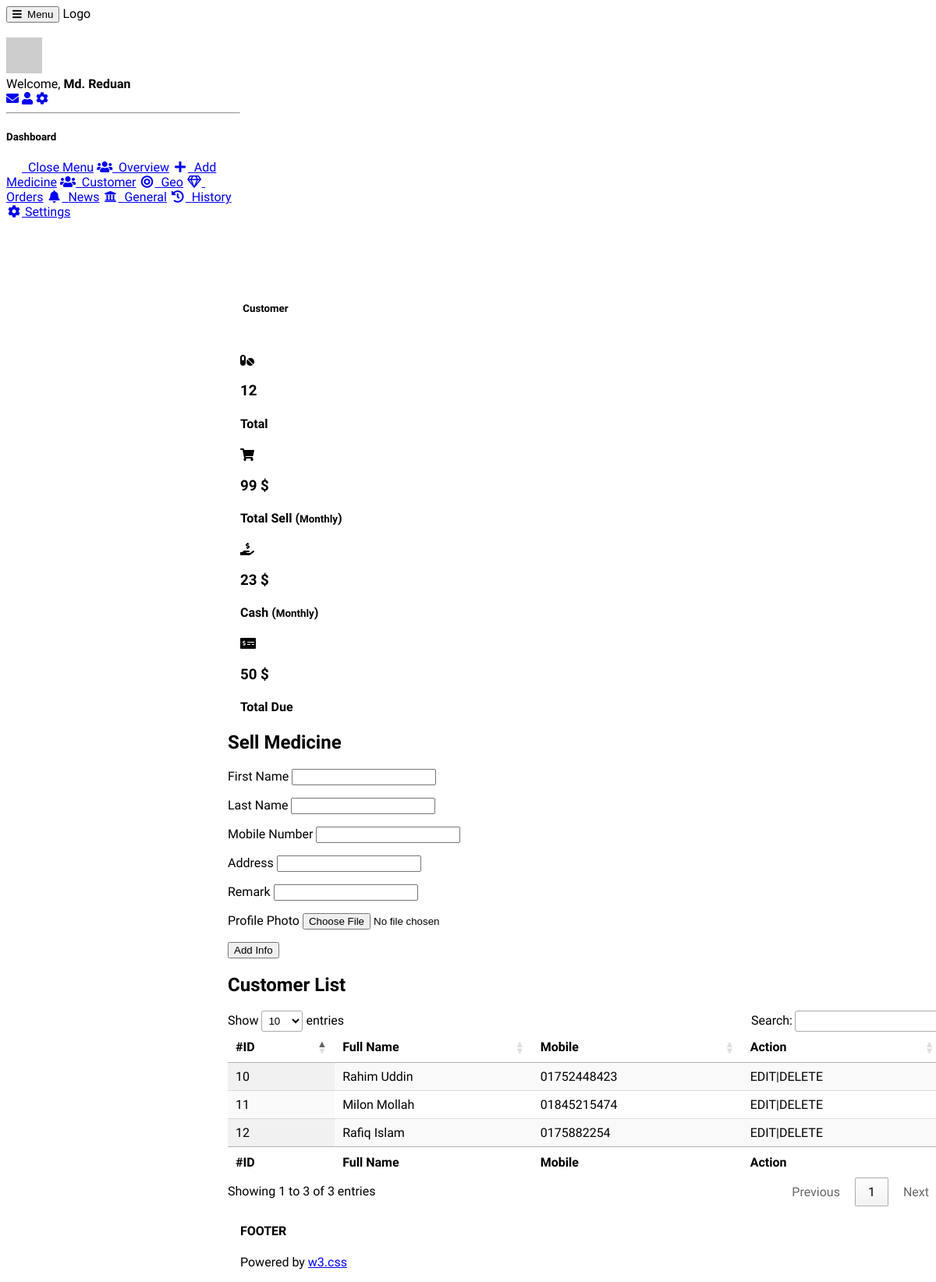
Page /user/customer.php (signed in) on the earlier database version.
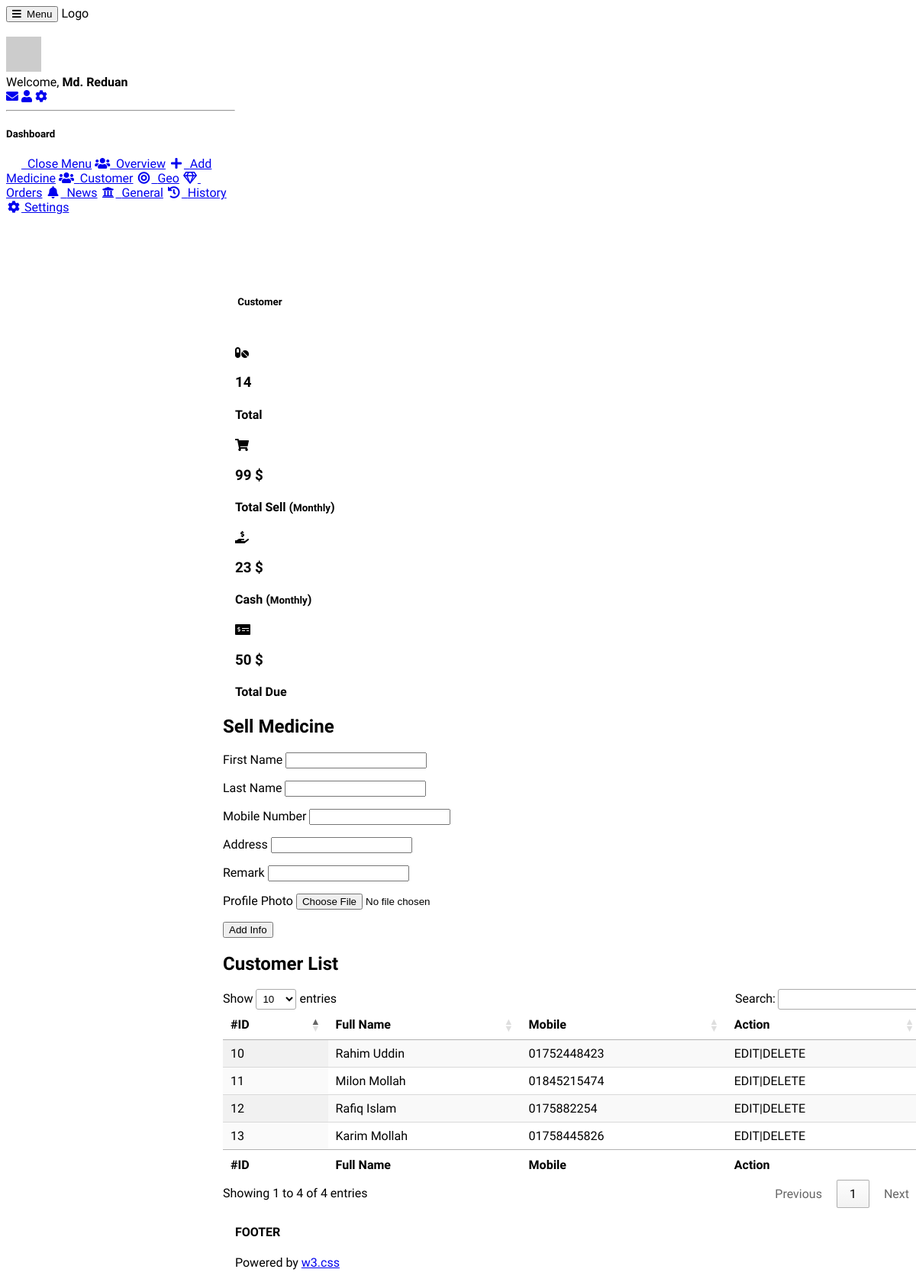
Same page on the later database version.
### tables this page shows
CREATE TABLE `users` (
  `id` bigint(20) NOT NULL,
  `first_name` varchar(255) NOT NULL,
  `last_name` varchar(255) NOT NULL,
  `email` varchar(255) NOT NULL,
  `password` varchar(255) NOT NULL,
  `has_shop` tinyint(1) DEFAULT NULL,
  `hash` text NOT NULL
);

CREATE TABLE `customer` (
  `id` bigint(20) NOT NULL,
  `shop_id` bigint(20) NOT NULL,
  `first_name` varchar(255) NOT NULL,
  `last_name` varchar(255) DEFAULT NULL,
  `mobile` varchar(25) DEFAULT NULL,
  `address` text DEFAULT NULL,
  `profile_photo` varchar(255) DEFAULT NULL,
  `remark` text DEFAULT NULL
);

### classes/User.php (called while the page is built, shortened)
<?php
class User
{
    private $db;
    private $user;
    public function __construct($db_conn)
    {
        if ($this->db == null) {
            $this->db = $db_conn;
        }
    }
    public function getUserName()
    {
        return $this->user['first_name'];
    }
    public function getUser()
    {
        return $this->user;
    }
    public function setBySession($id)
    {
        $sql = 'SELECT * FROM users WHERE id = ?';
        $res = $this->db->prepare($sql);
        $res->execute([$id]);
        $this->user = $res->fetch(PDO::FETCH_ASSOC);
    }
}

### classes/DBConnect.php (called while the page is built)
<?php
try{
    $db_conn = new PDO('mysql:host='.DB_HOST.';dbname='.DB_DATABASE.'', DB_USER, DB_PASSWORD);
    $db_conn->setAttribute(PDO::ATTR_ERRMODE, PDO::ERRMODE_EXCEPTION);
}
catch(PDOException $e)
{
    echo $e->getMessage();
}
$user = new User($db_conn);

### classes/Shop.php (called while the page is built, shortened)
<?php
class Shop
{
    private $db;
    private $shop;
    public function __construct($user)
    {
        if ($this->db == null) {
            $this->db = new PDO('mysql:host=' . DB_HOST . ';dbname=' . DB_DATABASE . '', DB_USER, DB_PASSWORD);
        }
        $this->shopByUserId($user['id']);
    }
    public function getId()
    {
        return $this->shop['id'];
    }
    public function shopByUserId($id)
    {
        $sql = 'SELECT * FROM shop WHERE id = ?';
        $res = $this->db->prepare($sql);
        $res->execute([$id]);
        $this->shop = $res->fetch(PDO::FETCH_ASSOC);
    }
}

### classes/Shopmed.php (called while the page is built, shortened)
<?php
class Shopmed extends Medicine
{
    private $shop;
    public function __construct(User $user, Shop $shop)
    {
        $this->shop = $shop;
        if ($this->db == null) {
            try {
                $this->db = new PDO('mysql:host=' . DB_HOST . ';dbname=' . DB_DATABASE . '', DB_USER, DB_PASSWORD);
            } catch (PDOException $e) {
                print_r($e);
            }
        }
    }
    public function medicineCount()
    {
        $sql = 'SELECT * FROM `shop_medicine` WHERE `shop_id`=?';
        $stmt = $this->db->prepare($sql);
        $stmt->execute([$this->shop->getId()]);
        $count = $stmt->rowCount();
        return $count;
    }
}

### classes/Customer.php (called while the page is built, shortened)
<?php
class Customer
{
    private $shop;
    private $db;
    public function __construct(Shop $shop)
    {
        $this->shop = $shop;
        if ($this->db == null) {
            try {
                $this->db = new PDO('mysql:host=' . DB_HOST . ';dbname=' . DB_DATABASE . '', DB_USER, DB_PASSWORD);
            } catch (PDOException $e) {
                print_r($e);
            }
        }
    }
    public function getAllCustomers()
    {
        $sql = 'SELECT * FROM `customer` WHERE `shop_id` = ?';
        $stmt = $this->db->prepare("$sql");
        $stmt->execute([$this->shop->getId()]);
        $res = $stmt->fetchAll(PDO::FETCH_ASSOC);
        return $res;
    }
}

### user/customer.php (the view, shortened to what this page needs)
<?php include 'inc/header.php'; ?>
<?php include 'inc/nav.php'; ?>
<div class="w3-main" style="margin-left:300px;margin-top:43px;">
  <header class="w3-container" style="padding-top:22px">
    <h5><b><i class="fa fa-dashboard"></i> Customer</b></h5>
  </header>
  <pre>
  <?php
    $customer = new Customer($shop);
  ?>
  </pre>
  <div class="w3-row-padding w3-margin-bottom">
    <div class="w3-quarter">
      <div class="w3-container w3-red w3-padding-16">
        <div class="w3-left"><i class="fas fa-pills w3-xxxlarge"></i></div>
        <div class="w3-right">
          <h3><?php echo $med->medicineCount();?></h3>
        </div>
        <h4>Total</h4>
      </div>
    </div>
    <div class="w3-quarter">
      <div class="w3-container w3-blue w3-padding-16">
        <div class="w3-left"><i class="fas fa-shopping-cart w3-xxxlarge"></i></div>
        <div class="w3-right">
          <h3>99 $</h3>
        </div>
        <h4>Total Sell (<small>Monthly</small>)</h4>
      </div>
    </div>
    <div class="w3-quarter">
      <div class="w3-container w3-teal w3-padding-16">
        <div class="w3-left"><i class="fas fa-hand-holding-usd w3-xxxlarge"></i></div>
        <div class="w3-right">
          <h3>23 $</h3>
        </div>
        <h4>Cash (<small>Monthly</small>)</h4>
      </div>
    </div>
    <div class="w3-quarter">
      <div class="w3-container w3-orange w3-text-white w3-padding-16">
        <div class="w3-left"><i class="fas fa-money-check-alt w3-xxxlarge"></i></div>
        <div class="w3-right">
          <h3>50 $</h3>
        </div>
        <h4>Total Due</h4>
      </div>
    </div>
  </div>
  <div class="w3-panel">
    <div class="w3-row-padding" style="margin:0 -16px">
      <div class="w3-col m4">
        <div class="w3-card-4">
          <div class="w3-container w3-orange">
            <h2>Sell Medicine</h2>
          </div>
          <form autocomplete="off" method="post" action="" class="w3-container">
            <p>
                <label class="w3-text-teal" for="first_name">First Name</label>
                <input type="text" name="first_name" id="first_name" class="w3-input w3-border" value="">
            </p>
            <p>
                <label class="w3-text-teal" for="last_name">Last Name</label>
                <input type="text" name="last_name" id="last_name" value="" class="w3-input w3-border">
            </p>
            <p>
                <label class="w3-text-teal" for="mobile">Mobile Number</label>
                <input type="text" name="mobile" id="mobile" value="" class="w3-input w3-border">
            </p>
            <p>
                <label class="w3-text-teal" for="address">Address</label>
                <input type="text" name="address" id="address" value="" class="w3-input w3-border">
            </p>
            <p>
                <label class="w3-text-teal" for="remark">Remark</label>
                <input type="text" name="remark" id="remark" value="" class="w3-input w3-border">
            </p>
            <p>
                <label class="w3-text-teal" for="profile_photo">Profile Photo</label>
                <input type="file" name="profile_photo" id="profile_photo" value="" class="w3-input w3-border">
            </p>
            <p>
              <button type="submit" name="add_new_customer" id="add_new_customer" class="w3-btn w3-blue-gray">Add Info</button>
            </p>
          </form>
        </div>
      </div>
      <div class="w3-col m8">
        <div class="w3-card-4">
          <div class="w3-container w3-orange">
            <h2>Customer List</h2>
          </div>
          <?php
           $all_customer = $customer->getAllCustomers();
          ?>
            <div class="w3-margin-top w3-margin-bottom w3-padding-small">
            <table id="customerListTable" class="display" style="width:100%">
              <thead>
                <tr>
                  <th>#ID</th>
                  <th>Full Name</th>
                  <th>Mobile</th>
                  <th>Action</th>
                </tr>
              </thead>
              <tbody>
                <?php foreach ($all_customer as $row) { ?>
                    <tr>
                    <td><?=$row['id']?></td>
                    <td><?=$row['first_name']?> <?=$row['last_name']?></td>
                    <td><?=$row['mobile']?></td>
                    <td>EDIT|DELETE</td>
                    </tr>
                <?php } ?>
              </tbody>
              <tfoot>
              <tr>
                  <th>#ID</th>
                  <th>Full Name</th>
                  <th>Mobile</th>
                  <th>Action</th>
                </tr>
              </tfoot>
            </table>
            </div>
        </div>
      </div>
    </div>
  </div>
  <footer class="w3-container w3-padding-16 w3-light-grey">
    <h4>FOOTER</h4>
    <p>Powered by <a href="https://www.w3schools.com/w3css/default.asp" target="_blank">w3.css</a></p>
  </footer>
</div>
<?php include 'inc/footer.php'; ?>

### user/inc/header.php (shortened to what this page needs)
<?php
    require_once '../classes/User.php';
    include_once '../classes/DBConnect.php';
    require_once '../classes/Shop.php';
    require_once '../classes/Medicine.php';
    require_once '../classes/Shopmed.php';
    require_once '../classes/Customer.php';
    include_once 'functions.php';
    $user->setBySession($_SESSION['id']);
    $shop = new Shop($user->getUser());
    $med = new Shopmed($user, $shop);
?>
<!DOCTYPE html>
<html>
    <head>
    <link rel="stylesheet" href="https://cdnjs.cloudflare.com/ajax/libs/w3-css/4.1.0/w3.min.css" />
    <link rel="stylesheet" href="https://cdn.datatables.net/1.10.24/css/jquery.dataTables.min.css">
    <link rel="stylesheet" href="https://cdnjs.cloudflare.com/ajax/libs/font-awesome/5.15.3/css/all.min.css" />
    <link rel="stylesheet" href="https://cdn.jsdelivr.net/npm/@tarekraafat/autocomplete.js@10.1.5/dist/css/autoComplete.02.min.css">
    </head>
<body class="w3-light-grey">

### user/inc/nav.php (shortened to what this page needs)
<div class="w3-bar w3-top w3-black w3-large" style="z-index:4">
  <button class="w3-bar-item w3-button w3-hide-large w3-hover-none w3-hover-text-light-grey" onclick="w3_open();"><i class="fa fa-bars"></i>  Menu</button>
  <span class="w3-bar-item w3-right">Logo</span>
</div>
<nav class="w3-sidebar w3-collapse w3-white w3-animate-left" style="z-index:3;width:300px;" id="mySidebar"><br>
  <div class="w3-container w3-row">
    <div class="w3-col s4">
      <img src="http://via.placeholder.com/46" class="w3-circle w3-margin-right" style="width:46px">
    </div>
    <div class="w3-col s8 w3-bar">
      <span>Welcome, <strong><?php echo $user->getUserName(); ?></strong></span><br>
      <a href="#" class="w3-bar-item w3-button"><i class="fa fa-envelope"></i></a>
      <a href="#" class="w3-bar-item w3-button"><i class="fa fa-user"></i></a>
      <a href="logout.php" class="w3-bar-item w3-button"><i class="fa fa-cog"></i></a>
    </div>
  </div>
  <hr>
  <div class="w3-container">
    <h5>Dashboard</h5>
  </div>
  <div class="w3-bar-block">
    <a href="#" class="w3-bar-item w3-button w3-padding-16 w3-hide-large w3-dark-grey w3-hover-black" onclick="w3_close()" title="close menu"><i class="fa fa-remove fa-fw"></i>  Close Menu</a>
    <a href="index.php" class="w3-bar-item w3-button w3-padding <?php activeUrlSidebar('index.php'); ?>"><i class="fa fa-users fa-fw"></i>  Overview</a>
    <a href="addMedicine.php" class="w3-bar-item w3-button w3-padding <?php activeUrlSidebar('addMedicine.php'); ?>"><i class="fas fa-plus fa-fw"></i>  Add Medicine</a>
    <a href="customer.php" class="w3-bar-item w3-button w3-padding <?php activeUrlSidebar('customer.php'); ?>"><i class="fa fa-users fa-fw"></i>  Customer</a>
    <a href="#" class="w3-bar-item w3-button w3-padding"><i class="fa fa-bullseye fa-fw"></i>  Geo</a>
    <a href="#" class="w3-bar-item w3-button w3-padding"><i class="far fa-gem fa-fw"></i>  Orders</a>
    <a href="#" class="w3-bar-item w3-button w3-padding"><i class="fa fa-bell fa-fw"></i>  News</a>
    <a href="#" class="w3-bar-item w3-button w3-padding"><i class="fas fa-university fa-fw"></i>  General</a>
    <a href="#" class="w3-bar-item w3-button w3-padding"><i class="fa fa-history fa-fw"></i>  History</a>
    <a href="shopConfiguration.php" class="w3-bar-item w3-button w3-padding <?php activeUrlSidebar('shopConfiguration.php'); ?>"><i class="fa fa-cog fa-fw"></i> Settings</a><br><br>
  </div>
</nav>

### user/functions.php (shortened to what this page needs)
<?php
function activeUrlSidebar($filename)
{
    $URI = $_SERVER['PHP_SELF'];
    if(basename($URI) == $filename) echo "w3-blue";
}

### user/inc/footer.php (shortened to what this page needs)
</body>
</html>

### user/inc/header.php (style rules this page uses)
html,body,h1,h2,h3,h4,h5 { font-family: "Raleway", sans-serif }

Differences in the rows shown:
added customer: id "13", first_name "Karim", last_name "Mollah", mobile "01758445826"
Other differences:
$med->medicineCount(): "12" → "14"
text written by a page script: "Show entries Search: Showing 1 to 3 of 3 entries Previous 1 Next" → "Show entries Search: Showing 1 to 4 of 4 entries Previous 1 Next"
